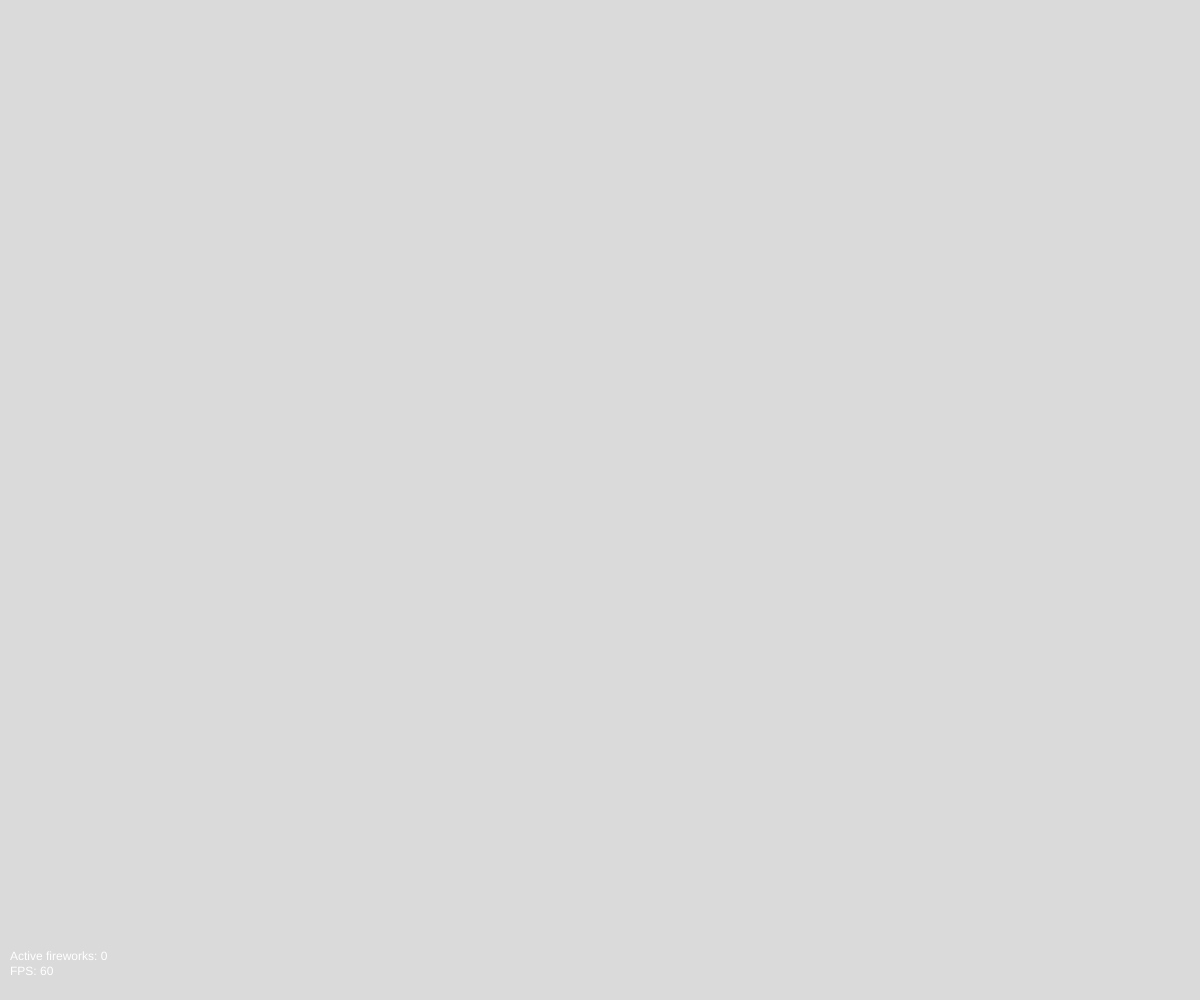
Frame 1 (no input)
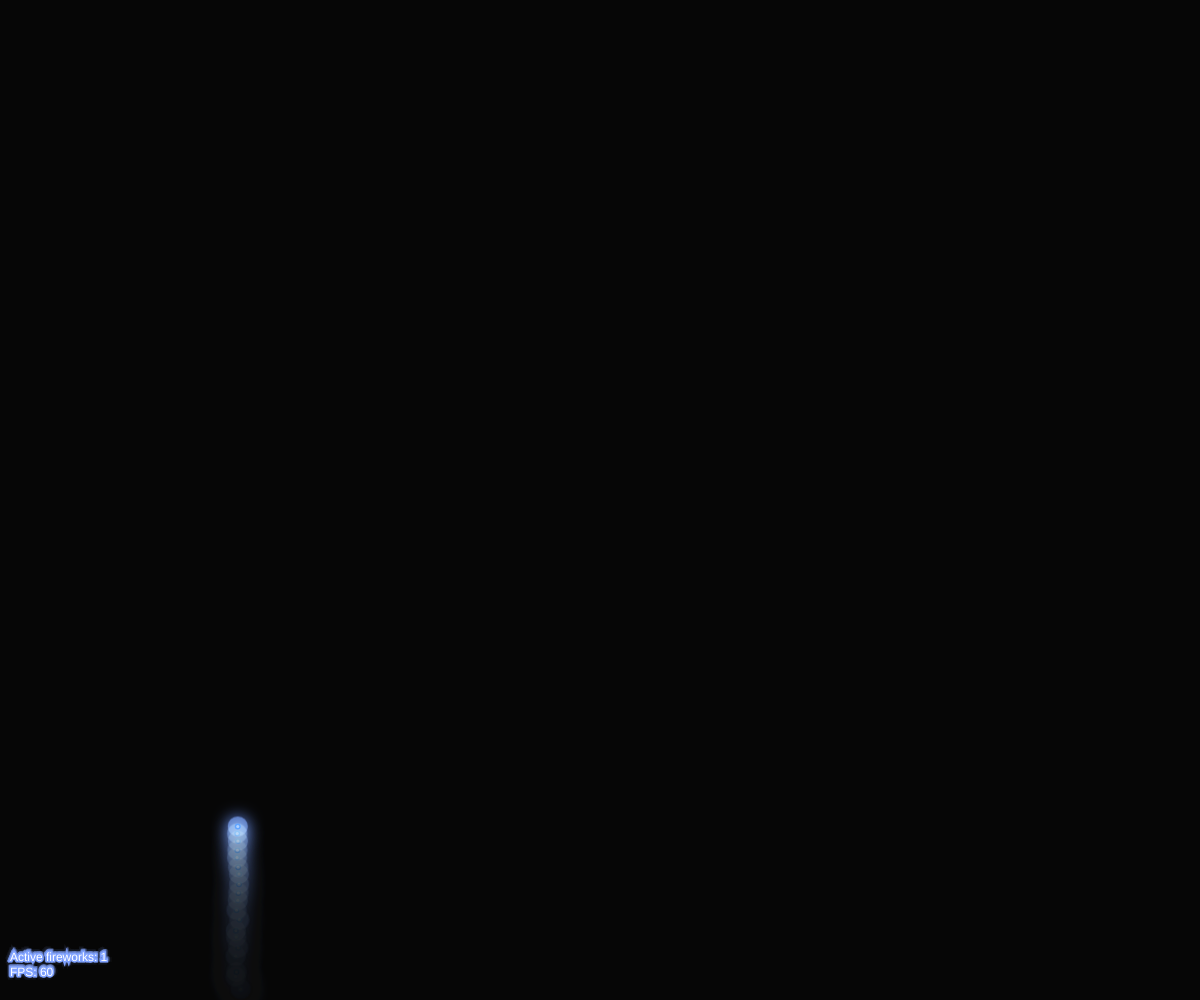
Frame 60 (no input)
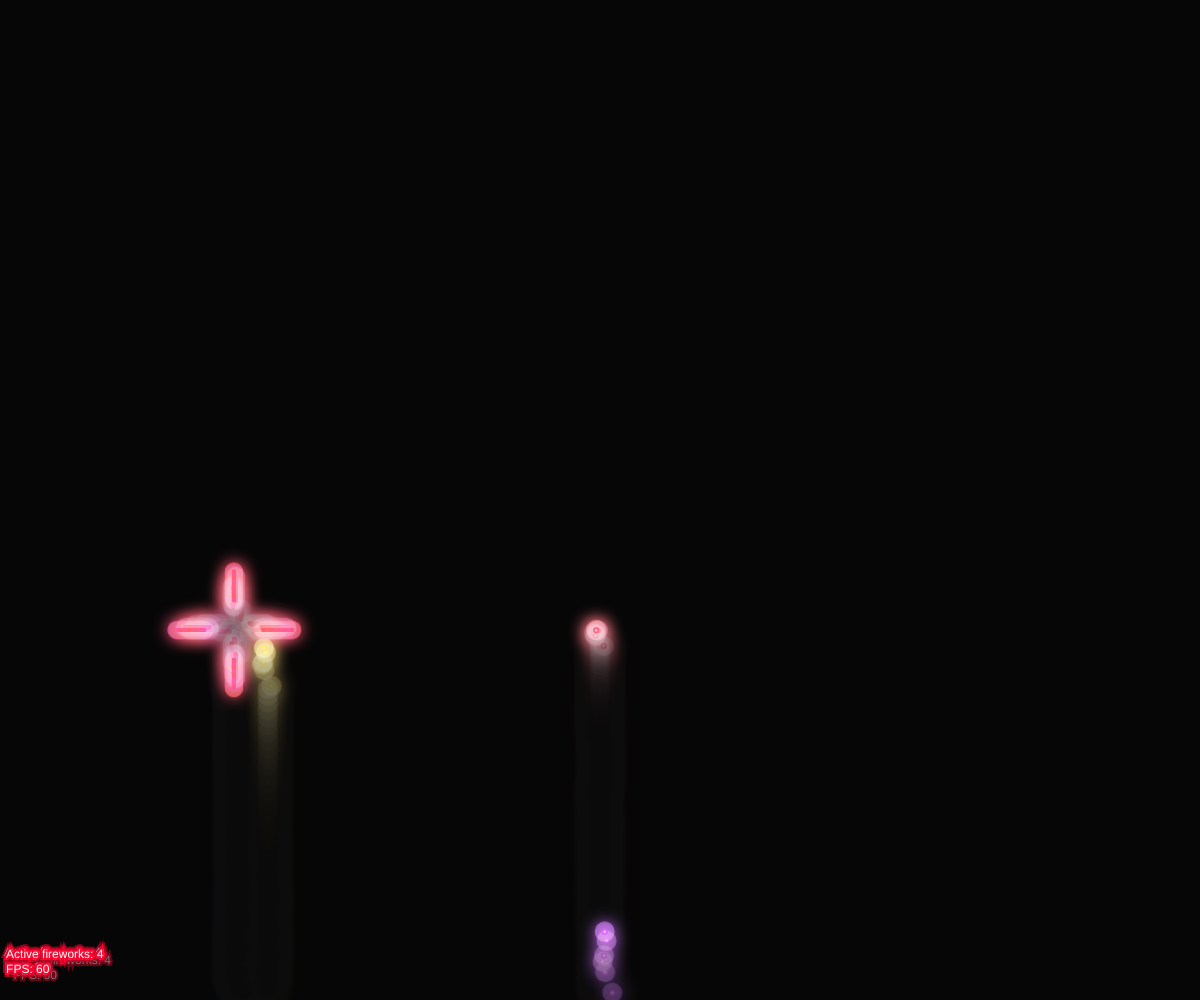
Frame 120 (the mouse pressed at the canvas centre since frame 60)

The p5.js sketch that drew these frames (run headless with seeded random() and noise() and a simulated clock; from frame 60 on, the mouse is pressed at the canvas centre):

// p5.js sketch
// ── sketch.js
let fireworks = [];
let gravity;
let autoLaunch = false;
let lastLaunch = 0;
let shakeAmount = 0;
let bloomLayer;

function setup() {
  createCanvas(windowWidth, windowHeight);
  colorMode(HSB, 360, 100, 100, 100);
  gravity = createVector(0, 0.15);
  
  // Create bloom layer for glow effects
  bloomLayer = createGraphics(width, height);
  bloomLayer.colorMode(HSB, 360, 100, 100, 100);
  
  // Start with auto-launching fireworks
  autoLaunch = true;
}

function draw() {
  // Screen shake effect
  if (shakeAmount > 0) {
    translate(random(-shakeAmount, shakeAmount), random(-shakeAmount, shakeAmount));
    shakeAmount *= 0.9;
  }
  
  // Darker background for more dramatic effect
  background(0, 0, 5, 15);
  
  // Clear bloom layer
  bloomLayer.clear();
  bloomLayer.background(0, 0, 0, 0);
  
  // Auto-launch fireworks
  if (autoLaunch && millis() - lastLaunch > random(500, 1500)) {
    launchRandomFirework();
    lastLaunch = millis();
  }
  
  // Update and draw fireworks
  for (let i = fireworks.length - 1; i >= 0; i--) {
    fireworks[i].update();
    fireworks[i].show();
    fireworks[i].showBloom(bloomLayer);
    
    if (fireworks[i].done()) {
      fireworks.splice(i, 1);
    }
  }
  
  // Apply bloom effect
  drawingContext.globalCompositeOperation = 'screen';
  drawingContext.filter = 'blur(8px)';
  image(bloomLayer, 0, 0);
  drawingContext.filter = 'none';
  drawingContext.globalCompositeOperation = 'source-over';
  
  // Draw bloom layer again for stronger effect
  drawingContext.globalCompositeOperation = 'screen';
  tint(360, 0, 100, 80);
  image(bloomLayer, 0, 0);
  noTint();
  drawingContext.globalCompositeOperation = 'source-over';
  
  displayInfo();
}

function mousePressed() {
  let firework = new Firework(mouseX, height);
  fireworks.push(firework);
}

function launchRandomFirework() {
  let types = ['mega', 'rainbow', 'chrysanthemum', 'peony', 'palm', 'ring', 'crossette'];
  let type = random(types);
  let x = random(width * 0.1, width * 0.9);
  let firework = new Firework(x, height);
  firework.particleType = type;
  firework.particleCount = random(150, 400);
  firework.hue = random(360);
  fireworks.push(firework);
  
  // Add screen shake for big explosions
  if (type === 'mega' || type === 'chrysanthemum') {
    shakeAmount = 8;
  } else {
    shakeAmount = 4;
  }
}

function keyPressed() {
  if (key === '1') {
    for (let i = 0; i < 5; i++) {
      let firework = new Firework(width * (i + 1) / 6, height);
      firework.particleType = 'mega';
      firework.particleCount = 300;
      firework.hue = i * 60;
      fireworks.push(firework);
    }
    shakeAmount = 15;
  } else if (key === '2') {
    for (let i = 0; i < 4; i++) {
      let firework = new Firework(width * (i + 1) / 5, height);
      firework.particleType = 'rainbow';
      firework.particleCount = 200;
      fireworks.push(firework);
    }
    shakeAmount = 10;
  } else if (key === '3') {
    for (let i = 0; i < 6; i++) {
      let firework = new Firework(width * (i + 1) / 7, height);
      firework.particleType = 'chrysanthemum';
      firework.particleCount = 250;
      firework.hue = random(360);
      fireworks.push(firework);
    }
    shakeAmount = 12;
  } else if (key === '4') {
    for (let i = 0; i < 3; i++) {
      let firework = new Firework(random(width * 0.2, width * 0.8), height);
      firework.particleType = 'crossette';
      firework.particleCount = 180;
      firework.hue = random([0, 120, 240]);
      fireworks.push(firework);
    }
    shakeAmount = 8;
  } else if (key === '5') {
    // Ultimate finale
    for (let i = 0; i < 15; i++) {
      let firework = new Firework(random(width * 0.1, width * 0.9), height);
      firework.particleType = random(['mega', 'rainbow', 'chrysanthemum', 'crossette']);
      firework.particleCount = random(200, 500);
      firework.hue = random(360);
      firework.delay = i * 100;
      fireworks.push(firework);
    }
    shakeAmount = 20;
  } else if (key === ' ') {
    for (let firework of fireworks) {
      if (!firework.exploded) {
        firework.explode();
        shakeAmount = 6;
      }
    }
  } else if (key === 'a' || key === 'A') {
    autoLaunch = !autoLaunch;
  }
}

function displayInfo() {
  fill(0, 0, 100);
  textSize(12);
  text(`Active fireworks: ${fireworks.length}`, 10, height - 40);
  text(`FPS: ${Math.round(frameRate())}`, 10, height - 25);
}

class Firework {
  constructor(x, y) {
    this.firework = new Particle(x, y, true);
    this.exploded = false;
    this.particles = [];
    this.particleType = 'normal';
    this.particleCount = 50;
    this.launchAngle = 90;
    this.hue = random(360);
    this.delay = 0;
    this.birthTime = millis();
  }

  update() {
    if (!this.exploded) {
      if (millis() - this.birthTime > this.delay) {
        this.firework.applyForce(gravity);
        this.firework.update();
        
        if (this.firework.vel.y >= 0) {
          this.explode();
        }
      }
    }
    
    for (let i = this.particles.length - 1; i >= 0; i--) {
      this.particles[i].applyForce(gravity);
      this.particles[i].update();
      
      if (this.particles[i].done()) {
        this.particles.splice(i, 1);
      }
    }
  }

  explode() {
    this.exploded = true;
    
    for (let i = 0; i < this.particleCount; i++) {
      let p;
      
      if (this.particleType === 'mega') {
        p = new MegaParticle(this.firework.pos.x, this.firework.pos.y);
      } else if (this.particleType === 'rainbow') {
        p = new RainbowParticle(this.firework.pos.x, this.firework.pos.y, i);
      } else if (this.particleType === 'chrysanthemum') {
        p = new ChrysanthemumParticle(this.firework.pos.x, this.firework.pos.y, i, this.particleCount);
      } else if (this.particleType === 'peony') {
        p = new PeonyParticle(this.firework.pos.x, this.firework.pos.y);
      } else if (this.particleType === 'palm') {
        p = new PalmParticle(this.firework.pos.x, this.firework.pos.y);
      } else if (this.particleType === 'ring') {
        p = new RingParticle(this.firework.pos.x, this.firework.pos.y, i, this.particleCount);
      } else if (this.particleType === 'crossette') {
        p = new CrossetteParticle(this.firework.pos.x, this.firework.pos.y, i);
      } else if (this.particleType === 'willow') {
        p = new WillowParticle(this.firework.pos.x, this.firework.pos.y);
      } else if (this.particleType === 'sparkle') {
        p = new SparkleParticle(this.firework.pos.x, this.firework.pos.y);
      } else {
        p = new Particle(this.firework.pos.x, this.firework.pos.y, false);
      }
      
      p.hue = this.hue + random(-30, 30);
      this.particles.push(p);
    }
  }

  show() {
    if (!this.exploded && millis() - this.birthTime > this.delay) {
      this.firework.show();
    }
    
    for (let particle of this.particles) {
      particle.show();
    }
  }
  
  showBloom(layer) {
    if (!this.exploded && millis() - this.birthTime > this.delay) {
      this.firework.showBloom(layer);
    }
    
    for (let particle of this.particles) {
      particle.showBloom(layer);
    }
  }

  done() {
    return this.exploded && this.particles.length === 0;
  }
}

class Particle {
  constructor(x, y, firework) {
    this.pos = createVector(x, y);
    this.firework = firework;
    this.lifespan = 100;
    this.hue = random(360);
    
    if (this.firework) {
      this.vel = createVector(0, random(-12, -8));
    } else {
      this.vel = p5.Vector.random2D();
      this.vel.mult(random(2, 8));
    }
    
    this.acc = createVector(0, 0);
  }

  applyForce(force) {
    this.acc.add(force);
  }

  update() {
    if (!this.firework) {
      this.vel.mult(0.98);
      this.lifespan -= 2;
    }
    
    this.vel.add(this.acc);
    this.pos.add(this.vel);
    this.acc.mult(0);
  }

  show() {
    if (this.firework) {
      strokeWeight(6);
      stroke(this.hue, 100, 100);
      point(this.pos.x, this.pos.y);
      strokeWeight(3);
      stroke(this.hue, 50, 100);
      point(this.pos.x, this.pos.y);
    } else {
      strokeWeight(3);
      stroke(this.hue, 80, 100, this.lifespan);
      point(this.pos.x, this.pos.y);
    }
  }
  
  showBloom(layer) {
    layer.strokeWeight(this.firework ? 20 : 15);
    layer.stroke(this.hue, 60, 80, this.firework ? 100 : this.lifespan * 0.8);
    layer.point(this.pos.x, this.pos.y);
  }

  done() {
    return this.lifespan < 0;
  }
}

class WillowParticle extends Particle {
  constructor(x, y) {
    super(x, y, false);
    this.vel.mult(0.5);
    this.trail = [];
    this.maxTrail = 15;
  }

  update() {
    super.update();
    this.trail.push(createVector(this.pos.x, this.pos.y));
    
    if (this.trail.length > this.maxTrail) {
      this.trail.splice(0, 1);
    }
  }

  show() {
    for (let i = 0; i < this.trail.length; i++) {
      let alpha = map(i, 0, this.trail.length - 1, 0, this.lifespan);
      strokeWeight(map(i, 0, this.trail.length - 1, 1, 4));
      stroke(this.hue, 80, 100, alpha);
      point(this.trail[i].x, this.trail[i].y);
    }
  }
  
  showBloom(layer) {
    for (let i = 0; i < this.trail.length; i++) {
      let alpha = map(i, 0, this.trail.length - 1, 0, this.lifespan * 0.6);
      layer.strokeWeight(map(i, 0, this.trail.length - 1, 8, 15));
      layer.stroke(this.hue, 60, 80, alpha);
      layer.point(this.trail[i].x, this.trail[i].y);
    }
  }
}

class SparkleParticle extends Particle {
  constructor(x, y) {
    super(x, y, false);
    this.sparkleTime = 0;
  }

  update() {
    super.update();
    this.sparkleTime += 0.2;
  }

  show() {
    let brightness = 50 + 50 * sin(this.sparkleTime * 10);
    strokeWeight(random(2, 6));
    stroke(this.hue + random(-30, 30), 100, brightness, this.lifespan);
    
    for (let i = 0; i < 5; i++) {
      point(this.pos.x + random(-3, 3), this.pos.y + random(-3, 3));
    }
  }
  
  showBloom(layer) {
    let brightness = 50 + 50 * sin(this.sparkleTime * 10);
    layer.strokeWeight(20);
    layer.stroke(this.hue + random(-30, 30), 60, brightness * 0.8, this.lifespan * 0.6);
    layer.point(this.pos.x, this.pos.y);
  }
}

class CascadeParticle extends Particle {
  constructor(x, y, angle) {
    super(x, y, false);
    let rad = radians(angle);
    this.vel = createVector(cos(rad), sin(rad));
    this.vel.mult(random(3, 6));
    this.secondaryParticles = [];
    this.hasExploded = false;
  }

  update() {
    super.update();
    
    if (this.lifespan < 70 && !this.hasExploded) {
      this.hasExploded = true;
      for (let i = 0; i < 5; i++) {
        let p = new Particle(this.pos.x, this.pos.y, false);
        p.vel.mult(0.5);
        p.hue = this.hue + random(-10, 10);
        p.lifespan = 50;
        this.secondaryParticles.push(p);
      }
    }
    
    for (let i = this.secondaryParticles.length - 1; i >= 0; i--) {
      this.secondaryParticles[i].applyForce(gravity);
      this.secondaryParticles[i].update();
      
      if (this.secondaryParticles[i].done()) {
        this.secondaryParticles.splice(i, 1);
      }
    }
  }

  show() {
    super.show();
    
    for (let particle of this.secondaryParticles) {
      particle.show();
    }
  }
  
  showBloom(layer) {
    super.showBloom(layer);
    
    for (let particle of this.secondaryParticles) {
      particle.showBloom(layer);
    }
  }

  done() {
    return super.done() && this.secondaryParticles.length === 0;
  }
}

// Spectacular new particle types
class MegaParticle extends Particle {
  constructor(x, y) {
    super(x, y, false);
    this.vel.mult(random(4, 12));
    this.lifespan = 120;
    this.size = random(3, 8);
  }
  
  show() {
    strokeWeight(this.size);
    stroke(this.hue, 90, 100, this.lifespan);
    point(this.pos.x, this.pos.y);
    strokeWeight(this.size * 0.6);
    stroke(this.hue, 60, 100, this.lifespan * 1.2);
    point(this.pos.x, this.pos.y);
  }
  
  showBloom(layer) {
    layer.strokeWeight(this.size * 6);
    layer.stroke(this.hue, 50, 90, this.lifespan * 0.8);
    layer.point(this.pos.x, this.pos.y);
  }
}

class RainbowParticle extends Particle {
  constructor(x, y, index) {
    super(x, y, false);
    this.hue = (index * 15) % 360;
    this.vel.mult(random(3, 8));
  }
  
  update() {
    super.update();
    this.hue = (this.hue + 2) % 360;
  }
  
  show() {
    strokeWeight(4);
    stroke(this.hue, 100, 100, this.lifespan);
    point(this.pos.x, this.pos.y);
  }
  
  showBloom(layer) {
    layer.strokeWeight(20);
    layer.stroke(this.hue, 70, 100, this.lifespan * 0.7);
    layer.point(this.pos.x, this.pos.y);
  }
}

class ChrysanthemumParticle extends Particle {
  constructor(x, y, index, total) {
    super(x, y, false);
    let angle = (index / total) * TWO_PI;
    this.vel = createVector(cos(angle), sin(angle));
    this.vel.mult(random(2, 6));
    this.secondaryParticles = [];
    this.hasExploded = false;
  }
  
  update() {
    super.update();
    
    if (this.lifespan < 60 && !this.hasExploded) {
      this.hasExploded = true;
      for (let i = 0; i < 3; i++) {
        let p = new Particle(this.pos.x, this.pos.y, false);
        p.vel = p5.Vector.random2D().mult(random(1, 3));
        p.hue = this.hue + random(-20, 20);
        p.lifespan = 40;
        this.secondaryParticles.push(p);
      }
    }
    
    for (let i = this.secondaryParticles.length - 1; i >= 0; i--) {
      this.secondaryParticles[i].update();
      if (this.secondaryParticles[i].done()) {
        this.secondaryParticles.splice(i, 1);
      }
    }
  }
  
  show() {
    strokeWeight(5);
    stroke(this.hue, 90, 100, this.lifespan);
    point(this.pos.x, this.pos.y);
    
    for (let p of this.secondaryParticles) {
      p.show();
    }
  }
  
  showBloom(layer) {
    layer.strokeWeight(25);
    layer.stroke(this.hue, 60, 90, this.lifespan * 0.9);
    layer.point(this.pos.x, this.pos.y);
    
    for (let p of this.secondaryParticles) {
      p.showBloom(layer);
    }
  }
}

class CrossetteParticle extends Particle {
  constructor(x, y, index) {
    super(x, y, false);
    let directions = [0, 90, 180, 270];
    let angle = directions[index % 4];
    this.vel = createVector(cos(radians(angle)), sin(radians(angle)));
    this.vel.mult(random(4, 8));
    this.crossParticles = [];
    this.hasCrossed = false;
  }
  
  update() {
    super.update();
    
    if (this.lifespan < 70 && !this.hasCrossed) {
      this.hasCrossed = true;
      let perpAngle = atan2(this.vel.y, this.vel.x) + HALF_PI;
      for (let i = -1; i <= 1; i += 2) {
        let p = new Particle(this.pos.x, this.pos.y, false);
        p.vel = createVector(cos(perpAngle) * i, sin(perpAngle) * i);
        p.vel.mult(random(2, 4));
        p.hue = this.hue + random(-15, 15);
        p.lifespan = 50;
        this.crossParticles.push(p);
      }
    }
    
    for (let i = this.crossParticles.length - 1; i >= 0; i--) {
      this.crossParticles[i].update();
      if (this.crossParticles[i].done()) {
        this.crossParticles.splice(i, 1);
      }
    }
  }
  
  show() {
    strokeWeight(4);
    stroke(this.hue, 100, 100, this.lifespan);
    point(this.pos.x, this.pos.y);
    
    for (let p of this.crossParticles) {
      p.show();
    }
  }
  
  showBloom(layer) {
    layer.strokeWeight(18);
    layer.stroke(this.hue, 70, 95, this.lifespan * 0.8);
    layer.point(this.pos.x, this.pos.y);
    
    for (let p of this.crossParticles) {
      p.showBloom(layer);
    }
  }
}

class PeonyParticle extends Particle {
  constructor(x, y) {
    super(x, y, false);
    this.vel.mult(random(1, 4));
    this.trail = [];
    this.maxTrail = 8;
  }
  
  update() {
    super.update();
    this.trail.push(createVector(this.pos.x, this.pos.y));
    if (this.trail.length > this.maxTrail) {
      this.trail.splice(0, 1);
    }
  }
  
  show() {
    for (let i = 0; i < this.trail.length; i++) {
      let alpha = map(i, 0, this.trail.length - 1, 0, this.lifespan);
      strokeWeight(map(i, 0, this.trail.length - 1, 2, 5));
      stroke(this.hue, 85, 100, alpha);
      point(this.trail[i].x, this.trail[i].y);
    }
  }
  
  showBloom(layer) {
    for (let i = 0; i < this.trail.length; i++) {
      let alpha = map(i, 0, this.trail.length - 1, 0, this.lifespan * 0.7);
      layer.strokeWeight(map(i, 0, this.trail.length - 1, 12, 20));
      layer.stroke(this.hue, 60, 85, alpha);
      layer.point(this.trail[i].x, this.trail[i].y);
    }
  }
}

class PalmParticle extends Particle {
  constructor(x, y) {
    super(x, y, false);
    this.vel = createVector(random(-1, 1), random(-6, -2));
    this.vel.mult(random(2, 5));
    this.trail = [];
    this.maxTrail = 25;
  }
  
  update() {
    super.update();
    this.vel.y += 0.2; // Extra gravity for drooping effect
    this.trail.push(createVector(this.pos.x, this.pos.y));
    if (this.trail.length > this.maxTrail) {
      this.trail.splice(0, 1);
    }
  }
  
  show() {
    for (let i = 0; i < this.trail.length; i++) {
      let alpha = map(i, 0, this.trail.length - 1, 0, this.lifespan);
      strokeWeight(map(i, 0, this.trail.length - 1, 1, 6));
      stroke(this.hue, 80, 100, alpha);
      point(this.trail[i].x, this.trail[i].y);
    }
  }
  
  showBloom(layer) {
    for (let i = 0; i < this.trail.length; i++) {
      let alpha = map(i, 0, this.trail.length - 1, 0, this.lifespan * 0.6);
      layer.strokeWeight(map(i, 0, this.trail.length - 1, 10, 25));
      layer.stroke(this.hue, 50, 80, alpha);
      layer.point(this.trail[i].x, this.trail[i].y);
    }
  }
}

class RingParticle extends Particle {
  constructor(x, y, index, total) {
    super(x, y, false);
    let angle = (index / total) * TWO_PI;
    this.vel = createVector(cos(angle), sin(angle));
    this.vel.mult(random(6, 10));
    this.vel.y *= 0.3; // Flatten the ring
    this.lifespan = 80;
  }
  
  show() {
    strokeWeight(6);
    stroke(this.hue, 100, 100, this.lifespan);
    point(this.pos.x, this.pos.y);
    strokeWeight(3);
    stroke(this.hue, 70, 100, this.lifespan * 1.5);
    point(this.pos.x, this.pos.y);
  }
  
  showBloom(layer) {
    layer.strokeWeight(30);
    layer.stroke(this.hue, 60, 90, this.lifespan * 0.8);
    layer.point(this.pos.x, this.pos.y);
  }
}

function windowResized() {
  resizeCanvas(windowWidth, windowHeight);
  bloomLayer = createGraphics(width, height);
  bloomLayer.colorMode(HSB, 360, 100, 100, 100);
}
